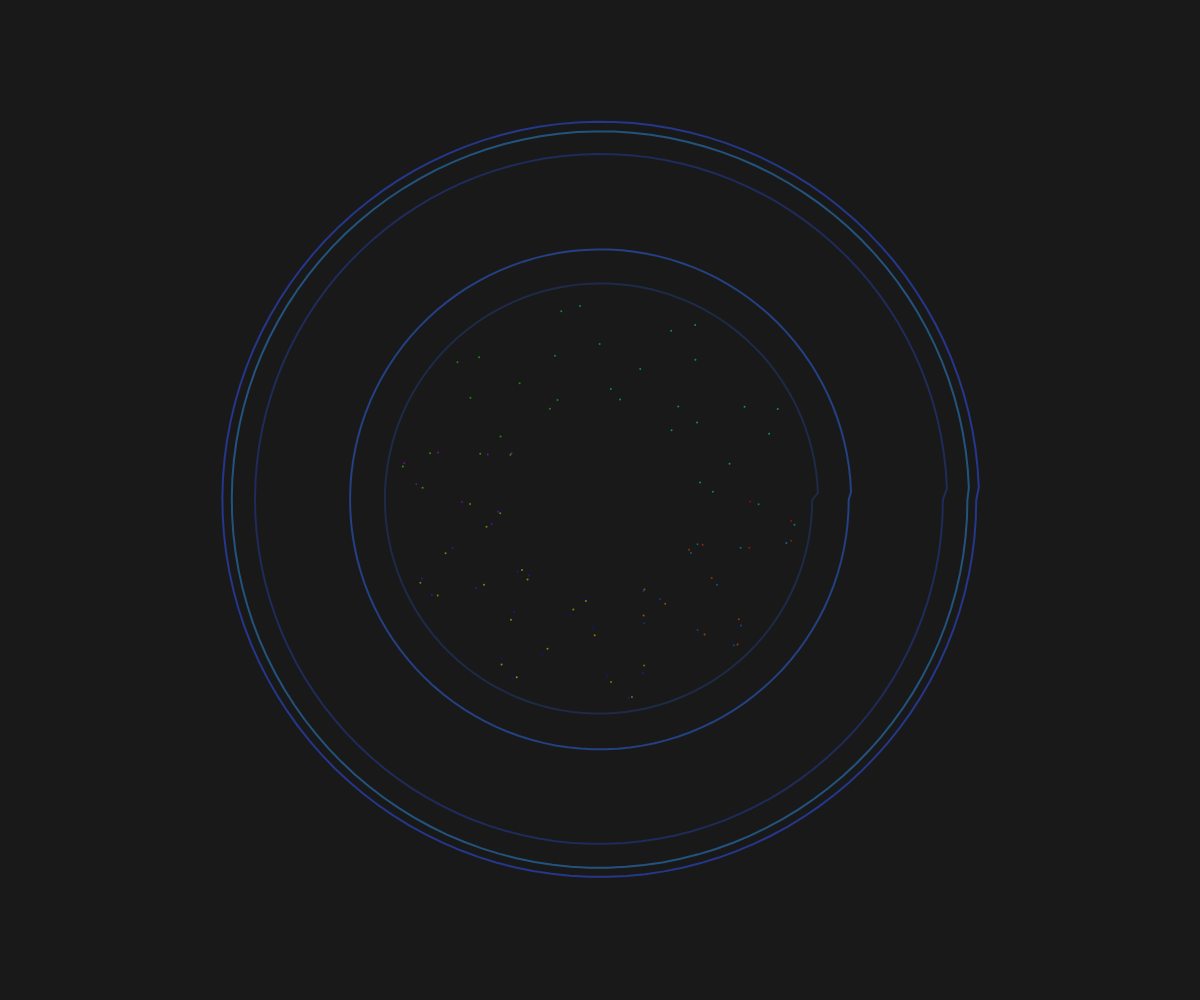
Frame 1 (no input)
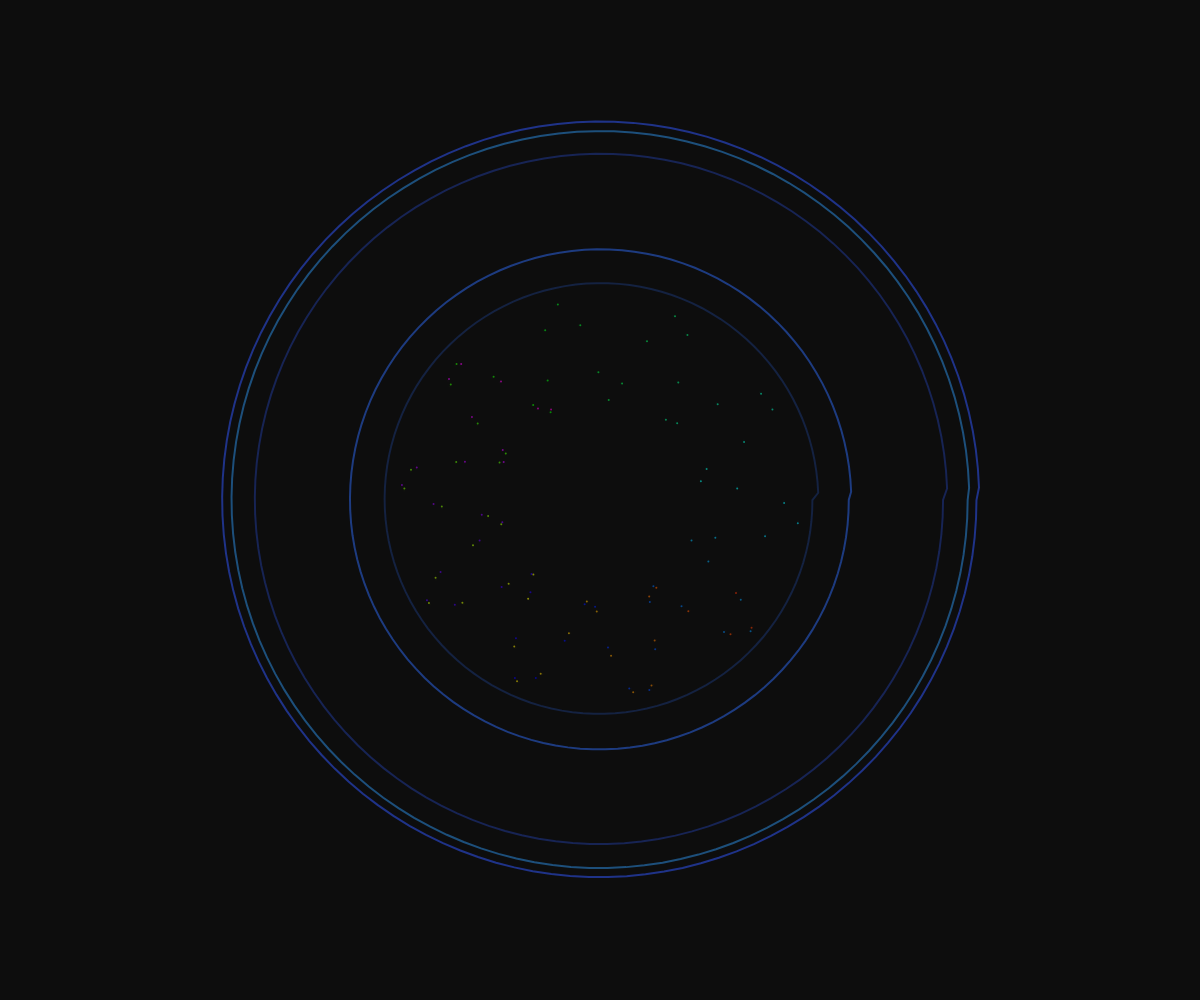
Frame 60 (no input)
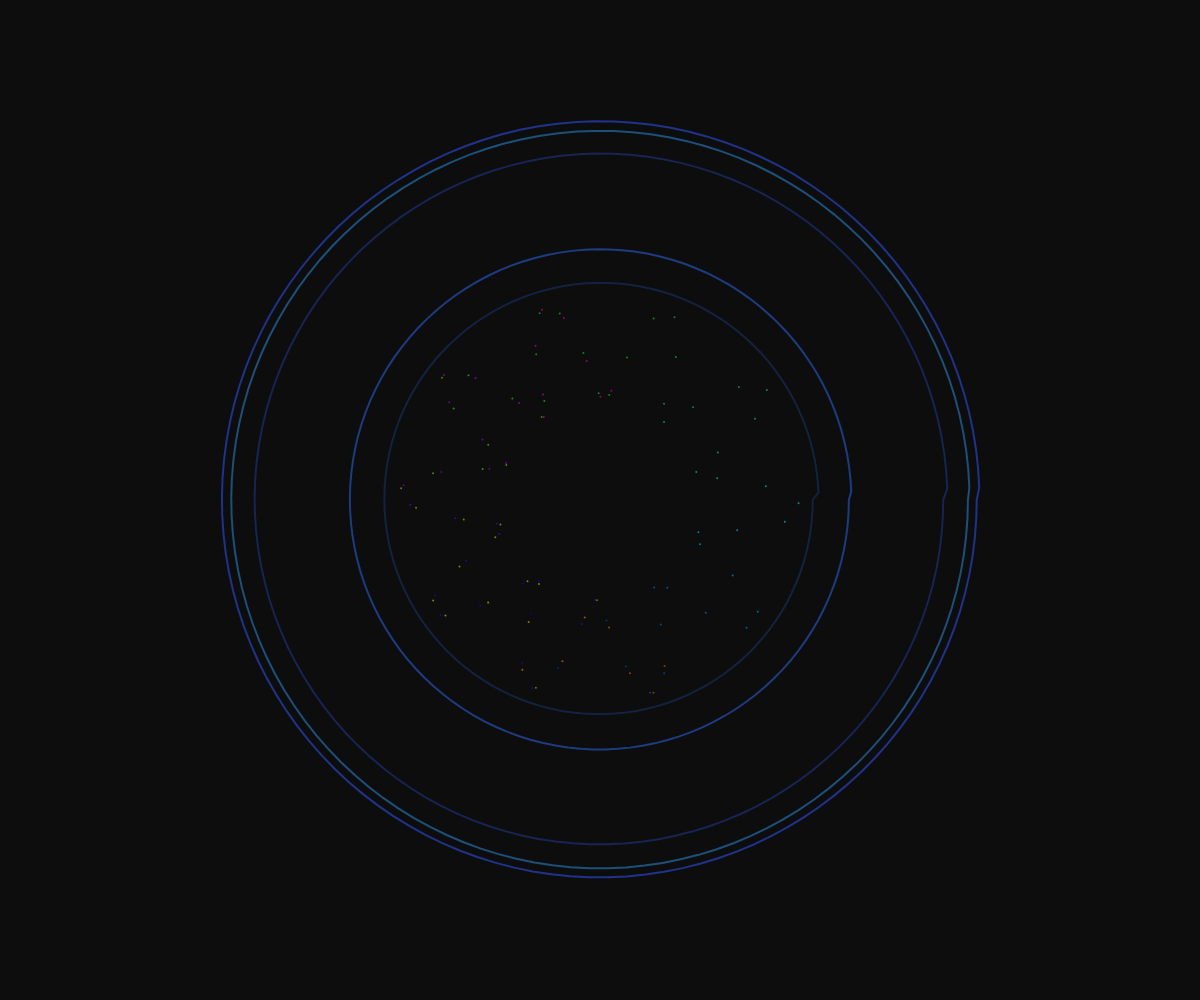
Frame 120 (the mouse pressed at the canvas centre since frame 60)

The p5.js sketch that drew these frames (run headless with seeded random() and noise() and a simulated clock; from frame 60 on, the mouse is pressed at the canvas centre):

// p5.js sketch
// ── sketch.js
let waves = [];
let time = 0;

function setup() {
  createCanvas(windowWidth, windowHeight);
  colorMode(HSB, 360, 100, 100, 1);
  
  // Initialize jellyfish body with multiple wave layers
  for (let i = 0; i < 5; i++) {
    waves.push({
      radius: random(200, 400),
      speed: random(0.005, 0.02),
      amplitude: random(10, 50),
      frequency: random(0.01, 0.03),
      hue: random(180, 240), // Deep blue to cyan
      alpha: random(0.2, 0.6)
    });
  }
}

function draw() {
  background(0, 0, 5, 0.95); // Dark with slight fade
  
  time += 0.01;
  
  // Draw each wave layer
  for (let i = 0; i < waves.length; i++) {
    let w = waves[i];
    
    push();
    translate(width/2, height/2);
    
    noFill();
    stroke(w.hue, 80, 90, w.alpha);
    strokeWeight(2);
    
    beginShape();
    for (let a = 0; a < TWO_PI; a += 0.05) {
      let x = cos(a) * (w.radius + sin(time * w.speed + a * w.frequency) * w.amplitude);
      let y = sin(a) * (w.radius + sin(time * w.speed + a * w.frequency) * w.amplitude);
      vertex(x, y);
    }
    endShape(CLOSE);
    
    pop();
  }
  
  // Add floating particles for bioluminescent effect
  for (let i = 0; i < 100; i++) {
    let angle = time + i * 0.1;
    let radius = 150 + sin(time * 0.5 + i) * 50;
    let x = width/2 + cos(angle) * radius;
    let y = height/2 + sin(angle) * radius;
    
    let hue = (time * 20 + i * 3) % 360;
    fill(hue, 100, 100, 0.5);
    noStroke();
    ellipse(x, y, 2, 2);
  }
}

function windowResized() {
  resizeCanvas(windowWidth, windowHeight);
}
